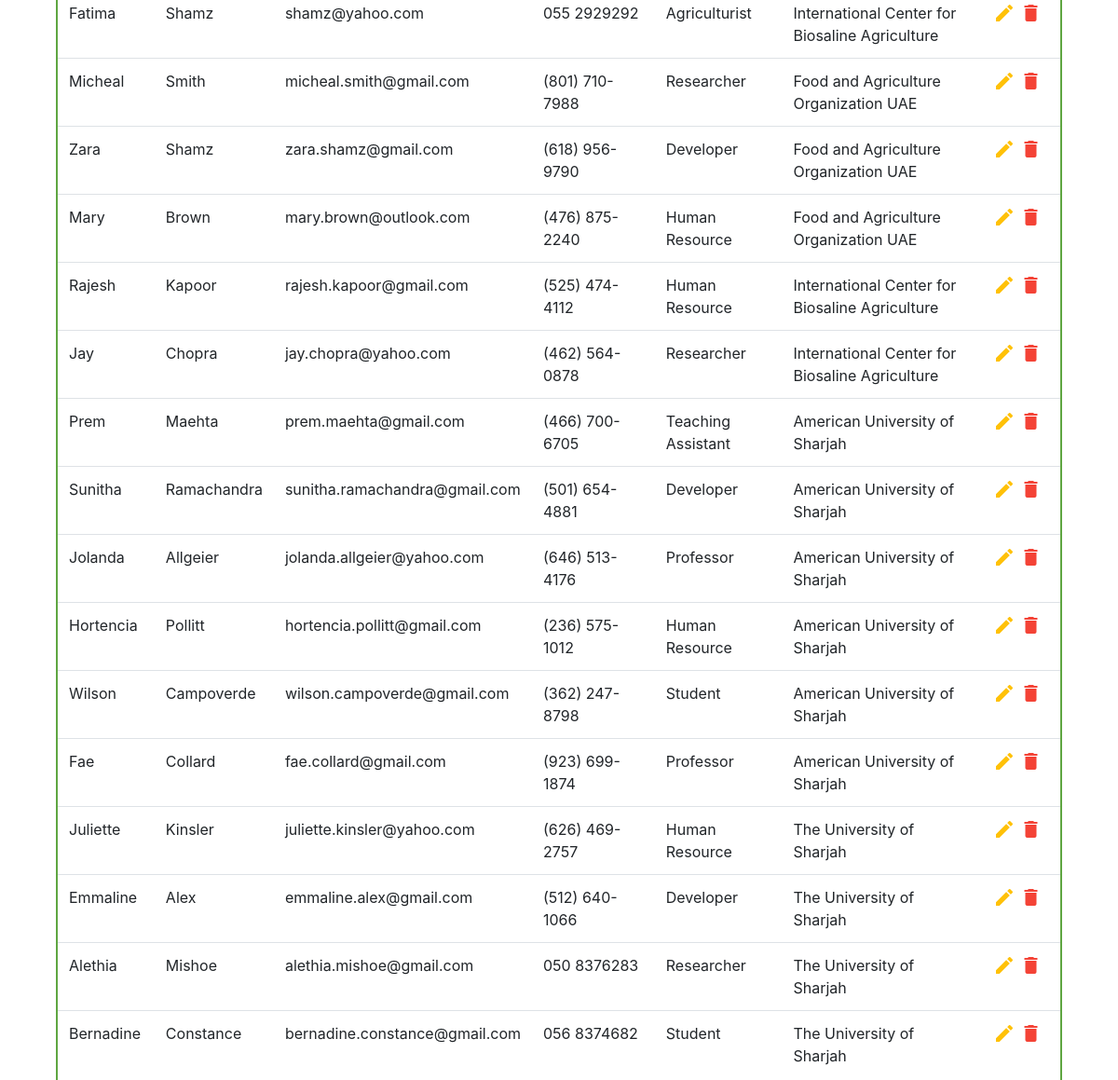
The app's page /contact/ (middle part), older data.
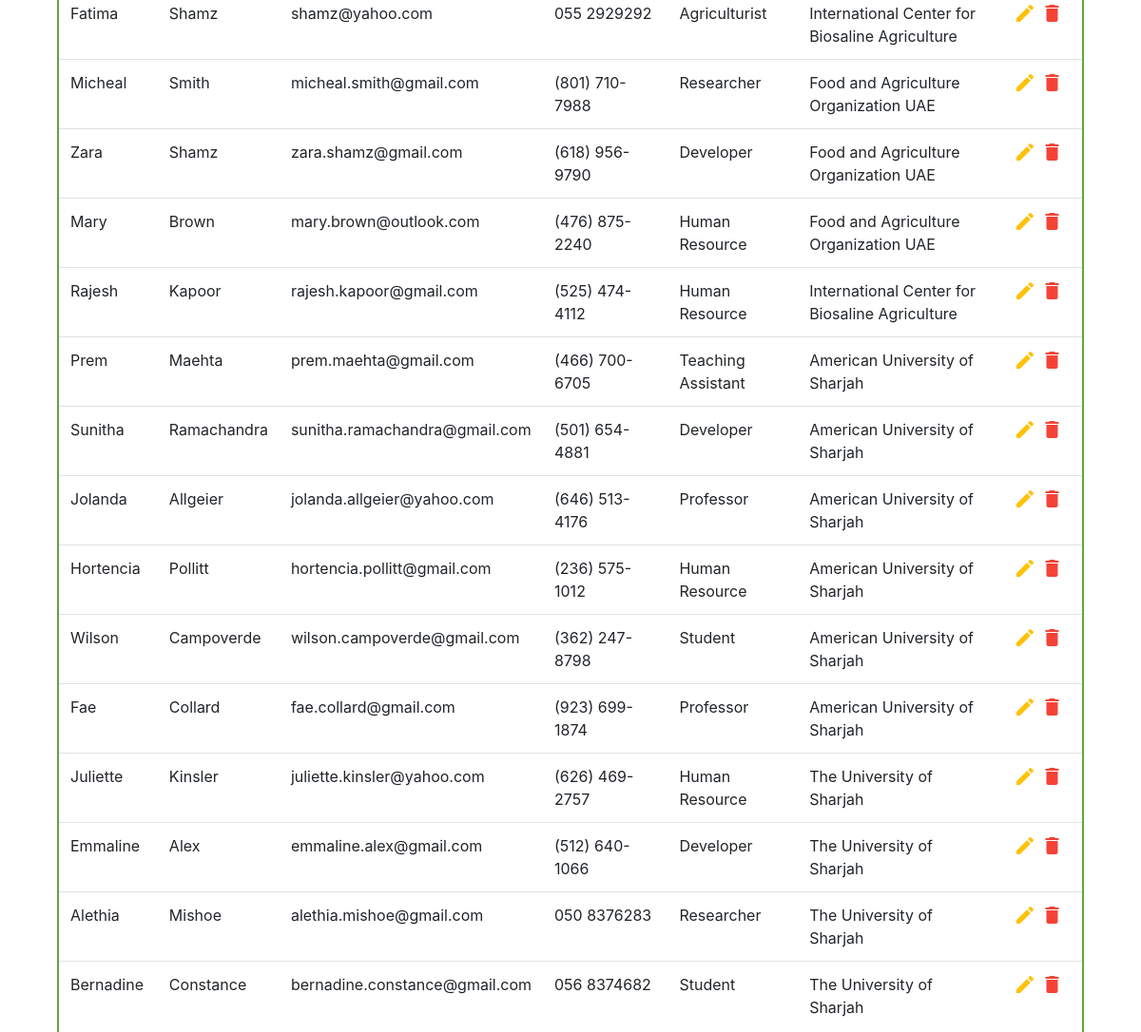
The same page, newer data.
### contacts/models.py (models this page shows)
class Contact(models.Model):
    First_Name = models.CharField(max_length=30)
    Last_Name = models.CharField(max_length=30)
    Email = models.EmailField(unique=True)
    Phone_Number = models.CharField(max_length=15, unique=True)
    designation = models.CharField(max_length=60)
    Organizations = models.ForeignKey(Organization, null=True, on_delete=models.SET_NULL)

class Organization(models.Model):
    Name = models.CharField(max_length=100, null=False)
    Category = models.CharField(max_length=200, null=False)
    Address = models.CharField(max_length=100)
    Website = models.URLField()
    Email = models.EmailField(unique=True)
    Phone = models.CharField(max_length=15, unique=True)
    def __str__(self):
        return self.Name

### contacts/views.py (the view)
# urls.py: path('contact/', views.contact),
def contact(request):
    all_contact_list = all_contacts(request)
    import_csv = excel_import_contacts(request)
    context = {'contacts': all_contact_list, 'messages': import_csv}
    return render(request, 'contact.html', context)

### contacts/context_processors.py (called while the page is built)
def navigation_bar(request):
    menu = Menu.objects.all()
    return {
        'menu_items': menu
    }

### contacts/views.py (called while the page is built, shortened)
def all_contacts(request):
    contacts = Contact.objects.all()
    return contacts

def excel_import_contacts(request):
    template = "contact.html"
    data = Contact.objects.all()
    context = {}
    prompt = {
        'order': 'Order of the CSV should be First_Name, Last_Name, Email, Phone_Number, designation, Organizations',
        'profiles': data
    }
    if request.method == "GET":
        return render(request, template, prompt)

### contacts/templates/contact.html (shortened to what this page needs)
{% extends 'base.html' %}
{% block stylings %}
{% load static %}
<link rel="stylesheet" href="{% static 'contacts/jquery.dataTables.min.css' %}" type="text/css">
{% include 'Table_Stylings.html' %}
{% endblock stylings %}
{% block content%}
<div class="table-wrapper">
    <table id="example" class="table  hover row-border stripe no-wrap" style="width:100%">
        <tbody>
        {% for contact in contacts%}
        <tr>
            <td>{{contact.First_Name}}</td>
            <td>{{contact.Last_Name}}</td>
            <td>{{contact.Email}}</td>
            <td>{{contact.Phone_Number}}</td>
            <td>{{contact.designation}}</td>
            <td>{{contact.Organizations}}</td>
            <td>
                <a href="{% url 'update_contact' contact.id %}"><i class="material-icons md-24"
                                                                   style="font-size: 24px; color: #FFC107"
                                                                   data-toggle="tooltip" title="Edit">&#xE254;</i></a>
                <a href="{% url 'delete_contact' pk=contact.id %}" class="confirm-delete" title="Delete"
                   data-toggle="modal" data-target="#confirmModal" id="deleteButton{{contact.id}}"><i
                        class="material-icons md-24" style="font-size: 24px; color: #F44336" data-toggle="tooltip"
                        title="Delete">&#xE872;</i></a>
            </td>
        </tr>
        {%endfor%}
        </tbody>
    </table>
</div>
{% endblock content%}

Row changes from the older to the newer data that the page shows:
removed Contact: First_Name "Jay", Last_Name "Chopra", Email "jay.chopra@yahoo.com", Phone_Number "(462) 564-0878", designation "Researcher", Organizations "International Center for Biosaline Agriculture"
